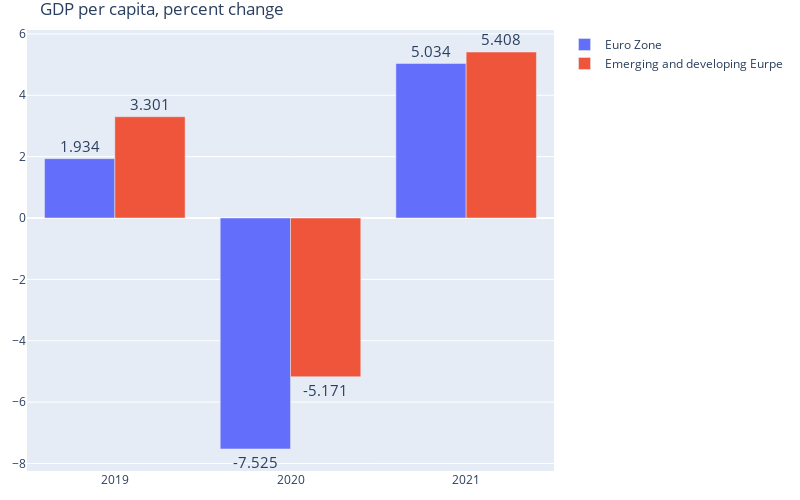

The cell this chart's notebook holds for it:
### Code cell
#plot for average all over europe for 2019,2020,2021
import plotly.graph_objects as go
import plotly.figure_factory as ff

data1 = data1.dropna(subset=["Subject Descriptor"])
data2 = data2.dropna(subset=["Subject Descriptor"])
fig3 = go.Figure()


fig3.add_trace(
    go.Bar(name="Euro Zone",
           x=["2019","2020","2021"],
           y=[pd.to_numeric(data1["2019"][data1["Subject Descriptor"].str.contains("domestic product per capita", regex=False)], errors='coerce').mean(),
             pd.to_numeric(data1["2020"][data1["Subject Descriptor"].str.contains("domestic product per capita", regex=False)], errors='coerce').mean(),
             pd.to_numeric(data1["2021"][data1["Subject Descriptor"].str.contains("domestic product per capita", regex=False)], errors='coerce').mean()],
           
           text = [pd.to_numeric(data1["2019"][data1["Subject Descriptor"].str.contains("domestic product per capita", regex=False)], errors='coerce').mean(),
             pd.to_numeric(data1["2020"][data1["Subject Descriptor"].str.contains("domestic product per capita", regex=False)], errors='coerce').mean(),
             pd.to_numeric(data1["2021"][data1["Subject Descriptor"].str.contains("domestic product per capita", regex=False)], errors='coerce').mean()],
           textposition='outside'
          )
)

fig3.add_trace(
    go.Bar(name="Emerging and developing Eurpe",
           x=["2019","2020","2021"],
           y=[pd.to_numeric(data2["2019"][data2["Subject Descriptor"].str.contains("domestic product per capita", regex=False)], errors='coerce').mean(),
             pd.to_numeric(data2["2020"][data2["Subject Descriptor"].str.contains("domestic product per capita", regex=False)], errors='coerce').mean(),
             pd.to_numeric(data2["2021"][data2["Subject Descriptor"].str.contains("domestic product per capita", regex=False)], errors='coerce').mean()],
           
           text = [pd.to_numeric(data2["2019"][data2["Subject Descriptor"].str.contains("domestic product per capita", regex=False)], errors='coerce').mean(),
             pd.to_numeric(data2["2020"][data2["Subject Descriptor"].str.contains("domestic product per capita", regex=False)], errors='coerce').mean(),
             pd.to_numeric(data2["2021"][data2["Subject Descriptor"].str.contains("domestic product per capita", regex=False)], errors='coerce').mean()],
           textposition='outside'
          )
)

fig3.update_traces(texttemplate='%{text:.4s}', textposition='outside')
fig3.update_layout(uniformtext_minsize=15, uniformtext_mode='hide')

fig3.update_layout(
    title_text="GDP per capita, percent change",
    width= 800,
    height=500,
    hovermode = 'x',
    margin=dict(l=20, r=20, t=30, b=20)
    )


fig3.show()

### Figure 1 — Plotly figure (JSON) as saved in the notebook; plotly's stock layout.template omitted (floating-point values rounded to 4 significant figures)
{"data": [{"name": "Euro Zone", "text": ["1.9344736842105261", "-7.525315789473684", "5.034421052631579"], "textposition": "outside", "texttemplate": "%{text:.4s}", "type": "bar", "x": ["2019", "2020", "2021"], "y": [1.934, -7.525, 5.034]}, {"name": "Emerging and developing Eurpe", "text": ["3.3009999999999997", "-5.1715", "5.408125000000001"], "textposition": "outside", "texttemplate": "%{text:.4s}", "type": "bar", "x": ["2019", "2020", "2021"], "y": [3.301, -5.171, 5.408]}], "layout": {"height": 500, "hovermode": "x", "margin": {"b": 20, "l": 20, "r": 20, "t": 30}, "title": {"text": "GDP per capita, percent change"}, "uniformtext": {"minsize": 15, "mode": "hide"}, "width": 800, "xaxis": {"autorange": true, "range": [2018.0, 2022.0], "type": "linear"}, "yaxis": {"autorange": true, "range": [-8.244, 6.127], "type": "linear"}}}
